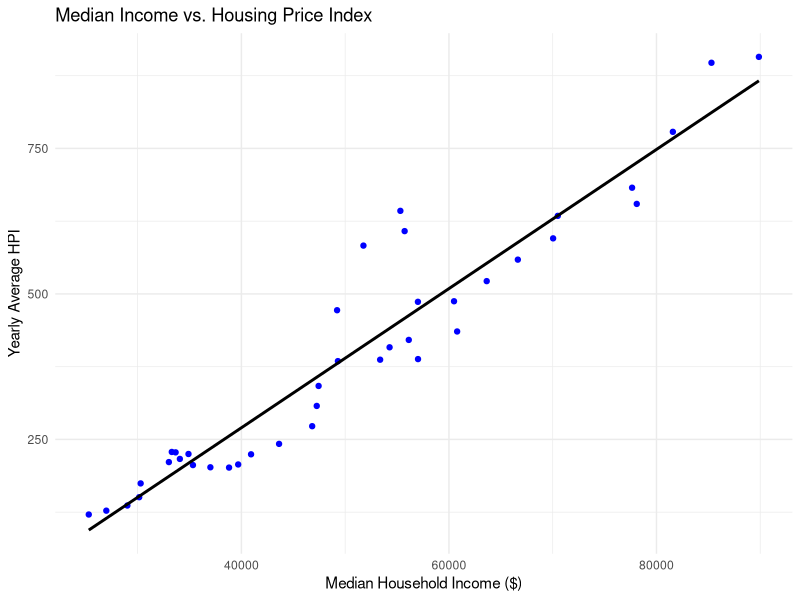
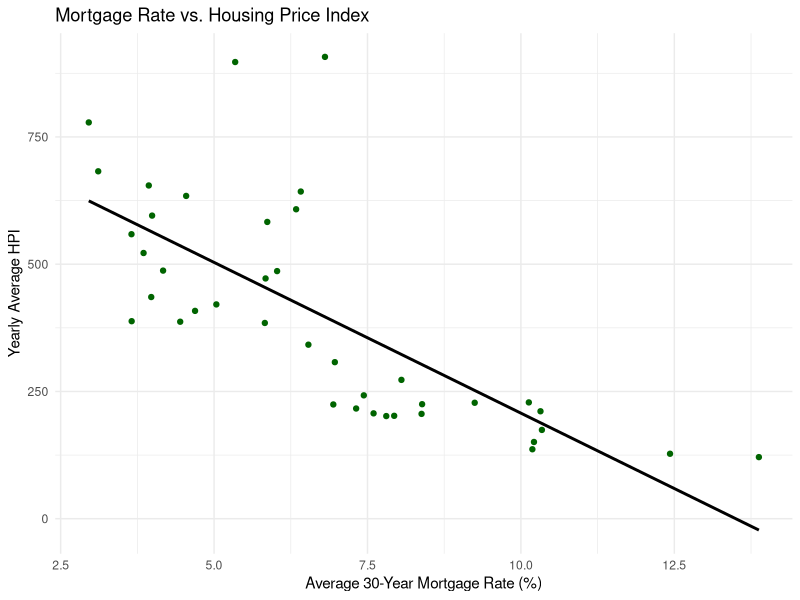
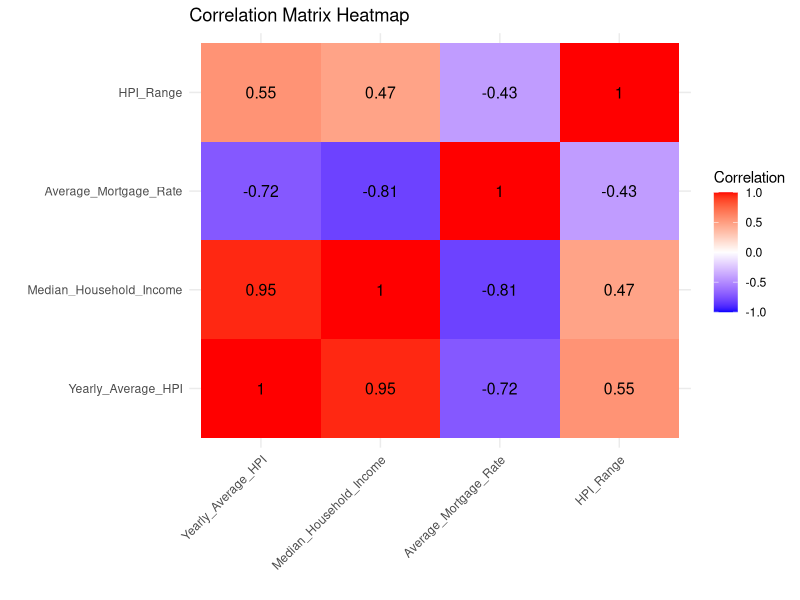
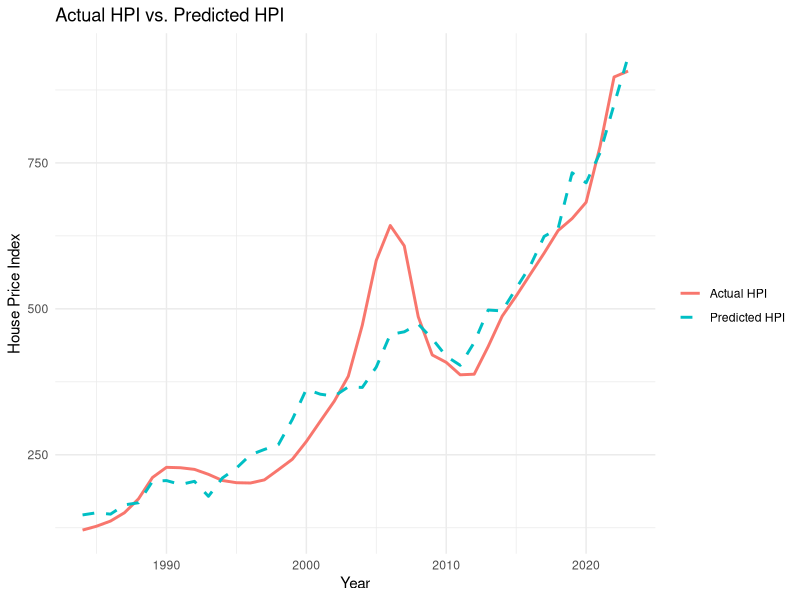
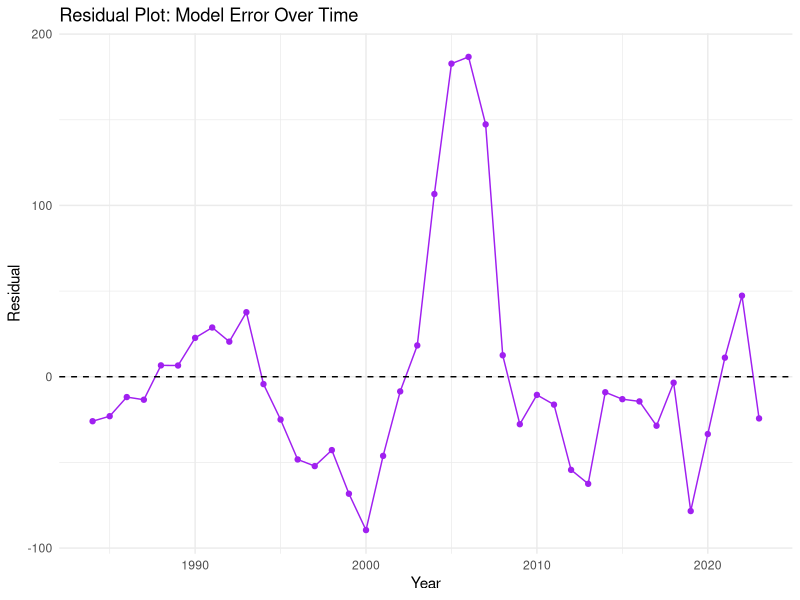
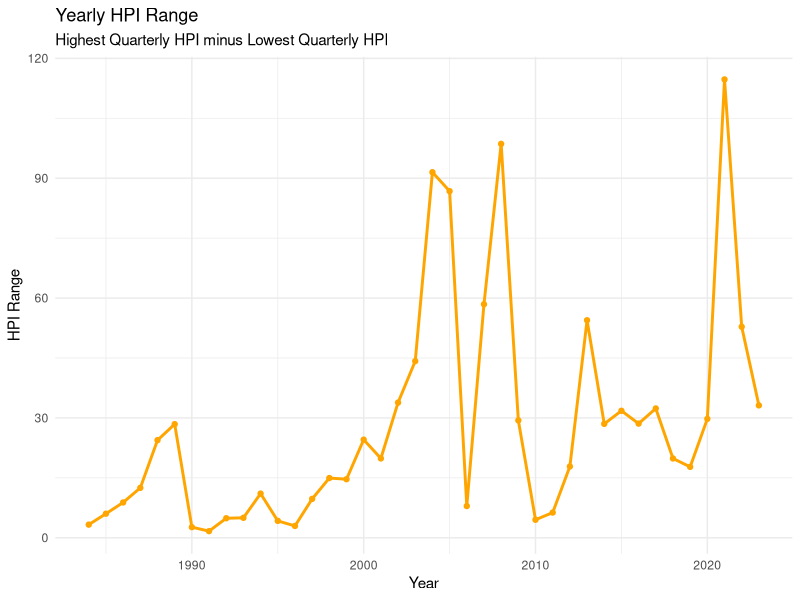

Source code (R) for these figures, in order:
## ---- chunk 1
library(tidyverse)
library(ggplot2)

knitr::opts_chunk$set(
  echo = TRUE,
  message = FALSE,
  warning = FALSE
)

options(scipen = 999)
## ---- chunk 2


required_files <- c(
  "CASTHPI_yearly_cleaned.csv",
  "cleaned_income_data.csv",
  "cleaned_mortgage_rates_annual_avg.csv"
)

missing_files <- required_files[!file.exists(required_files)]

if (length(missing_files) > 0) {
  stop(
    paste(
      "Missing file(s):",
      paste(missing_files, collapse = ", "),
      "\nCurrent working directory is:",
      getwd(),
      "\nMove this Rmd file into the same folder as the CSV files or set the working directory correctly."
    )
  )
}

hpi_data <- read_csv("CASTHPI_yearly_cleaned.csv")

income_data <- read_csv("cleaned_income_data.csv") %>%
  rename(Year = Date)

mortgage_data <- read_csv(
  "cleaned_mortgage_rates_annual_avg.csv",
  skip = 7,
  col_names = c(
    "Year",
    "Average_Mortgage_Rate",
    "Lowest_Mortgage_Rate",
    "Highest_Mortgage_Rate",
    "Number_Of_Weeks"
  )
)

glimpse(hpi_data)
glimpse(income_data)
glimpse(mortgage_data)
## ---- chunk 3
hpi_data <- hpi_data %>%
  mutate(
    Year = as.numeric(Year),
    Yearly_Average_HPI = as.numeric(Yearly_Average_HPI),
    Lowest_Quarterly_HPI = as.numeric(Lowest_Quarterly_HPI),
    Highest_Quarterly_HPI = as.numeric(Highest_Quarterly_HPI)
  )

income_data <- income_data %>%
  mutate(
    Year = as.numeric(Year),
    Median_Household_Income = as.numeric(Median_Household_Income)
  )

mortgage_data <- mortgage_data %>%
  mutate(
    Year = as.numeric(Year),
    Average_Mortgage_Rate = as.numeric(Average_Mortgage_Rate),
    Lowest_Mortgage_Rate = as.numeric(Lowest_Mortgage_Rate),
    Highest_Mortgage_Rate = as.numeric(Highest_Mortgage_Rate),
    Number_Of_Weeks = as.numeric(Number_Of_Weeks)
  )

combined_data <- hpi_data %>%
  left_join(income_data, by = "Year") %>%
  left_join(mortgage_data, by = "Year") %>%
  mutate(
    HPI_Range = Highest_Quarterly_HPI - Lowest_Quarterly_HPI
  ) %>%
  drop_na()

glimpse(combined_data)

knitr::kable(
  head(combined_data),
  caption = "Preview of merged housing, income, and mortgage dataset"
)
## ---- chunk 4
income_vs_hpi_scatter <- ggplot(
  combined_data,
  aes(x = Median_Household_Income, y = Yearly_Average_HPI)
) +
  geom_point(color = "blue") +
  geom_smooth(method = "lm", se = FALSE, color = "black") +
  theme_minimal() +
  labs(
    title = "Median Income vs. Housing Price Index",
    x = "Median Household Income ($)",
    y = "Yearly Average HPI"
  )

income_vs_hpi_scatter
## ---- chunk 5
mortgage_vs_hpi_scatter <- ggplot(
  combined_data,
  aes(x = Average_Mortgage_Rate, y = Yearly_Average_HPI)
) +
  geom_point(color = "darkgreen") +
  geom_smooth(method = "lm", se = FALSE, color = "black") +
  theme_minimal() +
  labs(
    title = "Mortgage Rate vs. Housing Price Index",
    x = "Average 30-Year Mortgage Rate (%)",
    y = "Yearly Average HPI"
  )

mortgage_vs_hpi_scatter
## ---- chunk 6
correlation_data <- combined_data %>%
  select(
    Yearly_Average_HPI,
    Median_Household_Income,
    Average_Mortgage_Rate,
    HPI_Range
  )

cor_matrix <- cor(correlation_data, use = "complete.obs")

knitr::kable(
  round(cor_matrix, 3),
  caption = "Correlation matrix for HPI, income, mortgage rate, and HPI range"
)
## ---- chunk 7
cor_df <- as.data.frame(as.table(cor_matrix))

correlation_heatmap <- ggplot(cor_df, aes(x = Var1, y = Var2, fill = Freq)) +
  geom_tile() +
  geom_text(aes(label = round(Freq, 2)), size = 4) +
  scale_fill_gradient2(
    low = "blue",
    mid = "white",
    high = "red",
    midpoint = 0,
    limits = c(-1, 1)
  ) +
  theme_minimal() +
  labs(
    title = "Correlation Matrix Heatmap",
    x = "",
    y = "",
    fill = "Correlation"
  ) +
  theme(
    axis.text.x = element_text(angle = 45, hjust = 1)
  )

correlation_heatmap
## ---- chunk 8
model_income <- lm(
  Yearly_Average_HPI ~ Median_Household_Income,
  data = combined_data
)

model_mortgage <- lm(
  Yearly_Average_HPI ~ Average_Mortgage_Rate,
  data = combined_data
)

model_full <- lm(
  Yearly_Average_HPI ~ Median_Household_Income + Average_Mortgage_Rate,
  data = combined_data
)

r2_table <- tibble(
  Model = c(
    "HPI predicted by Median Income",
    "HPI predicted by Mortgage Rate",
    "HPI predicted by Median Income and Mortgage Rate"
  ),
  R_squared = c(
    summary(model_income)$r.squared,
    summary(model_mortgage)$r.squared,
    summary(model_full)$r.squared
  ),
  Adjusted_R_squared = c(
    summary(model_income)$adj.r.squared,
    summary(model_mortgage)$adj.r.squared,
    summary(model_full)$adj.r.squared
  )
)

knitr::kable(
  r2_table,
  digits = 4,
  caption = "R-squared comparison of linear regression models"
)
## ---- chunk 9
summary(model_full)
## ---- chunk 10
combined_data <- combined_data %>%
  mutate(
    Predicted_HPI = predict(model_full, newdata = combined_data),
    Residual = Yearly_Average_HPI - Predicted_HPI
  )

actual_vs_predicted_plot <- ggplot(combined_data, aes(x = Year)) +
  geom_line(aes(y = Yearly_Average_HPI, color = "Actual HPI"), linewidth = 1) +
  geom_line(aes(y = Predicted_HPI, color = "Predicted HPI"), linewidth = 1, linetype = "dashed") +
  theme_minimal() +
  labs(
    title = "Actual HPI vs. Predicted HPI",
    x = "Year",
    y = "House Price Index",
    color = ""
  )

actual_vs_predicted_plot
## ---- chunk 11
residual_plot <- ggplot(combined_data, aes(x = Year, y = Residual)) +
  geom_point(color = "purple") +
  geom_line(color = "purple") +
  geom_hline(yintercept = 0, linetype = "dashed") +
  theme_minimal() +
  labs(
    title = "Residual Plot: Model Error Over Time",
    x = "Year",
    y = "Residual"
  )

residual_plot
## ---- chunk 12
rmse <- sqrt(mean(combined_data$Residual^2))
mae <- mean(abs(combined_data$Residual))

error_table <- tibble(
  Metric = c("RMSE", "MAE"),
  Value = c(rmse, mae)
)

knitr::kable(
  error_table,
  digits = 4,
  caption = "Regression model error metrics"
)
## ---- chunk 13
hpi_range_plot <- ggplot(combined_data, aes(x = Year, y = HPI_Range)) +
  geom_line(linewidth = 1, color = "orange") +
  geom_point(color = "orange") +
  theme_minimal() +
  labs(
    title = "Yearly HPI Range",
    subtitle = "Highest Quarterly HPI minus Lowest Quarterly HPI",
    x = "Year",
    y = "HPI Range"
  )

hpi_range_plot
## ---- chunk 14
cat("Step 2 Data Analysis Summary\n\n")
cat("This R Markdown file adds scatter plots, correlation analysis, regression R-squared comparison, and noise/error analysis.\n")
cat("The correlation matrix and heatmap help identify which variables are most linearly related to HPI.\n")
cat("The regression models compare how much income, mortgage rates, and both variables together explain HPI.\n")
cat("The residual plot, RMSE, MAE, and HPI range show how much noise or unexplained variation remains.\n")
